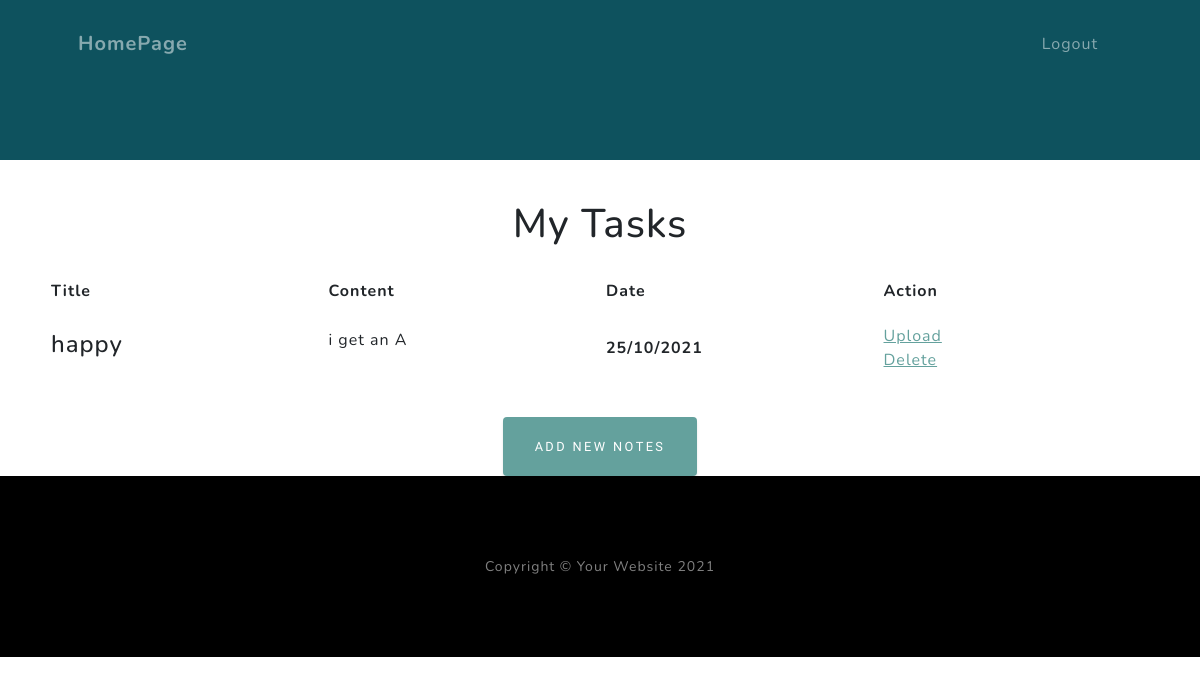
The page /my-notes (signed in) on the database its author committed.
### app.py (models this page shows)
class Note(db.Model):#笔记类
    id = db.Column(db.Integer, primary_key=True)
    title = db.Column(db.String(25))
    note_body = db.Column(db.Text)
    note_writer = db.Column(db.Integer, db.ForeignKey('user.id'), nullable=False)
    exp_date = db.Column(db.String)

### app.py (the view)
@app.route('/my-notes', methods=['GET','POST'])
@login_required
def view_notes():
    user = User.query.filter_by(id = current_user.get_id()).first()
    if user.admin:#判断用户是否为admin
        notes = Note.query.all()
        return render_template('my_notes.html', notes=notes, title='All Tasks',admin = user.admin)
    else:
        notes = Note.query.filter_by(writer=current_user).all()#这里的writer是flaskform的属性
        return render_template('my_notes.html', notes=notes, title='My Tasks')

### app.py (called while the page is built)
@login_manager.user_loader#加载用户时需要做的事情
def load_user(user_id):
    return User.query.get(int(user_id))#从数据库中得到用户数据返回一个用户实例

### templates/my_notes.html (shortened to what this page needs)
{% extends "base.html" %}
{% block nav %}
  <nav class="navbar navbar-expand-lg navbar-light fixed-top" id="mainNav">
    <div class="container px-4 px-lg-5">
        <a class="navbar-brand" href="{{url_for('index')}}">HomePage</a>
        <div class="collapse navbar-collapse" id="navbarResponsive">
            <ul class="navbar-nav ms-auto">
                <li class="nav-item"><a class="nav-link" href="{{url_for('logout')}}">Logout</a></li>
            </ul>
        </div>
    </div>
  </nav>
{% endblock %}
{% block content %}
    <h1>{{title}}</h1>
    <center>
        {% if notes|length < 1 %}
            <h4 id="reminder">尚未创建表格，请点击下方按钮创建</h4>
        {% else %}
            <table>
                <tr>
                    <th>Title</th>
                    <th>Content</th>
                    <th>Date</th>
                    <th>Action</th>
                </tr>
                {% for note in notes %}
                    <tr>
                        <td><h4>{{note.title}}</h4></td>
                        <td><p>{{note.note_body}}</p></td>
                        <td><b>{{note.exp_date}}</b></td>
                        <td id="last_td">
                            <a href="{{url_for('upload_note', note_id=note.id)}}">Upload</a>
                            <br>
                            <a href="{{url_for('delete_note', note_id=note.id)}}">Delete</a>
                        </td>
                    </tr>
                {% endfor %}
            </table>
        {% endif %}
        <div class="text-center">
            <a class="btn btn-primary" id="add_note" href="{{url_for('new_note')}}">Add New Notes</a>
        </div>
    </center>
{% endblock %}

### templates/my_notes.html (style rules this page uses)
h1 { margin-top: 40px; text-align: center; }
table { width:70rem; table-layout:fixed; word-break:break-all; word-wrap:break-word; border-collapse:collapse; margin:20px; border-collapse: separate; border-spacing: 10px; }
td { padding-top: 10px; padding-bottom: 15px; }

### rows shown on the page
Note: title "happy", note_body "i get an A", exp_date "25/10/2021"

### other values the page prints
{{ title }} "My Tasks"
